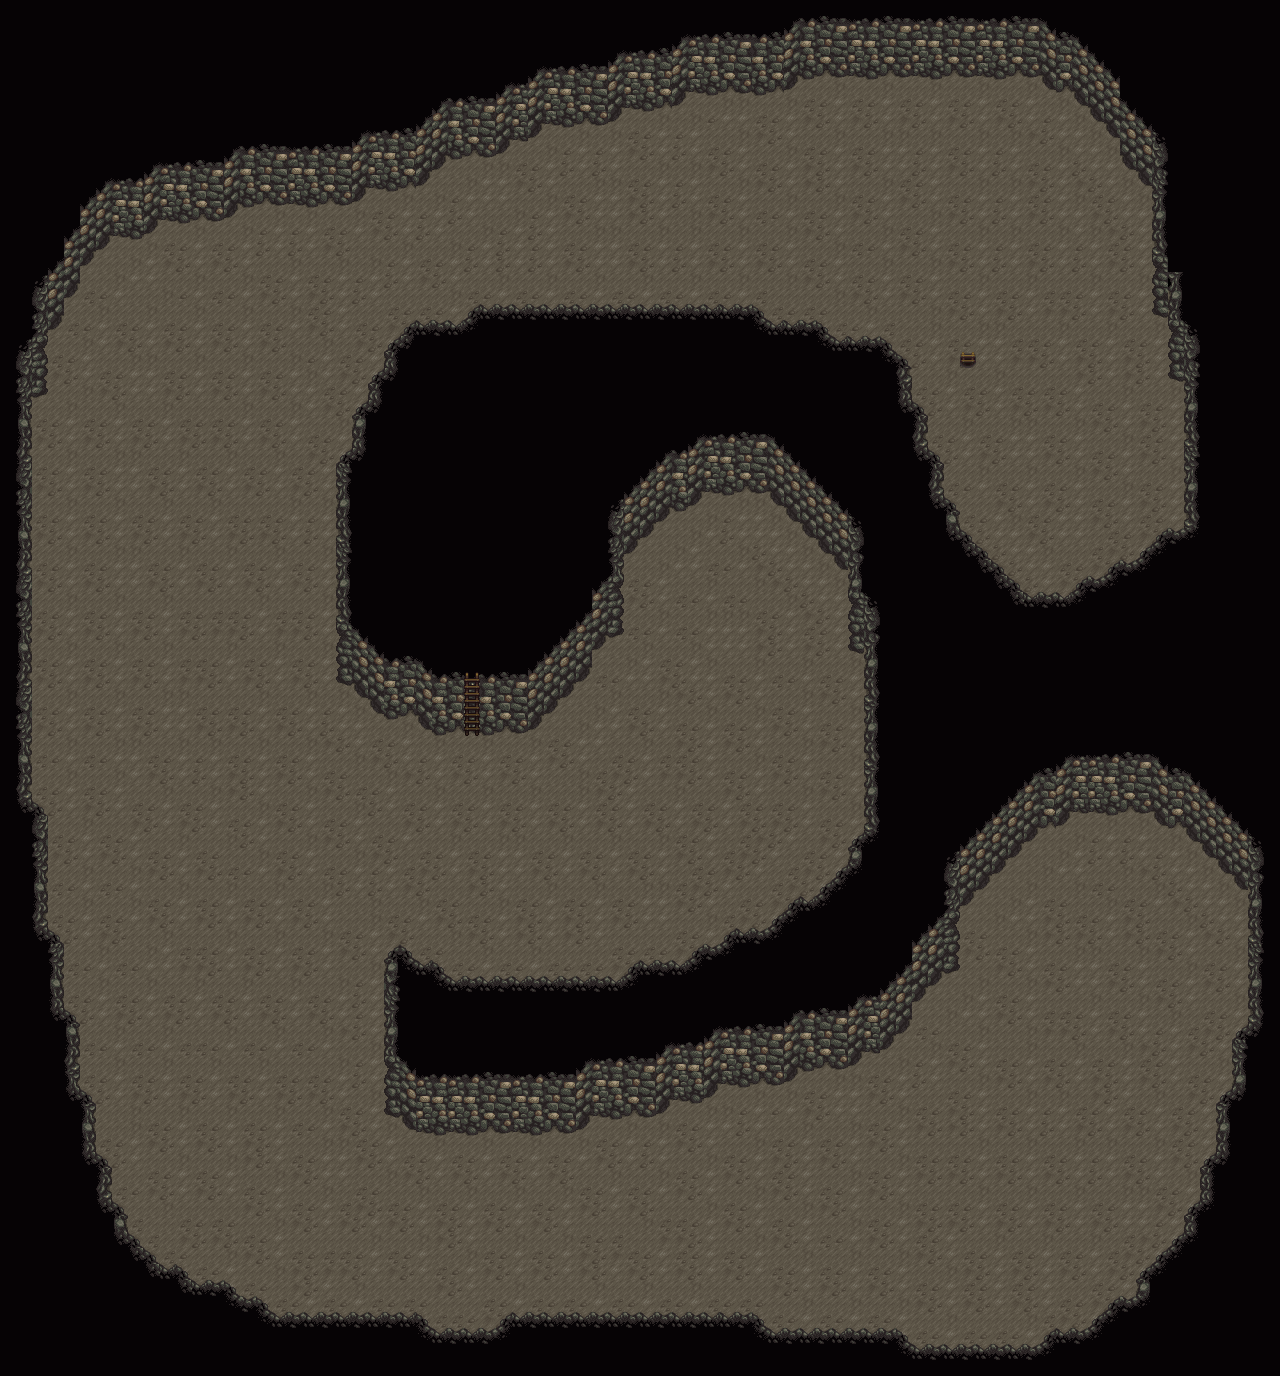

The image is a tile-based game level rendered from a .tmx file. Its description and source (layers, tilesets, objects; grid data summarised) follow:
An orthogonal 80x86 tile map with 16x16 px tiles, 3 tile layers (Back, Buildings, Front).

<map version="1.10" tiledversion="1.11.2" orientation="orthogonal" renderorder="right-down" width="80" height="86" tilewidth="16" tileheight="16" infinite="0" nextlayerid="9" nextobjectid="1">
 <tileset firstgid="1" name="mine_quarryshaft" tilewidth="16" tileheight="16" tilecount="288" columns="16">
  <image source="Mines/mine_quarryshaft.png" width="256" height="288" />
  <tile id="137">
   <properties>
    <property name="Type" value="Stone" />
   </properties>
  </tile>
  <tile id="138">
   <properties>
    <property name="Type" value="Stone" />
   </properties>
  </tile>
  <tile id="139">
   <properties>
    <property name="Type" value="Stone" />
   </properties>
  </tile>
  <tile id="153">
   <properties>
    <property name="Type" value="Stone" />
   </properties>
  </tile>
  <tile id="154">
   <properties>
    <property name="Type" value="Stone" />
   </properties>
  </tile>
  <tile id="155">
   <properties>
    <property name="Type" value="Stone" />
   </properties>
  </tile>
  <tile id="169">
   <properties>
    <property name="Type" value="Stone" />
   </properties>
  </tile>
  <tile id="170">
   <properties>
    <property name="Type" value="Stone" />
   </properties>
  </tile>
  <tile id="171">
   <properties>
    <property name="Type" value="Stone" />
   </properties>
  </tile>
 </tileset>
 <layer id="8" name="Back" width="80" height="86">
  <data>[6880 cells, 4286 non-empty, 10 distinct tile ids]</data>
 </layer>
 <layer id="3" name="Buildings" width="80" height="86">
  <data>[6880 cells, 3034 non-empty, 61 distinct tile ids]</data>
 </layer>
 <layer id="4" name="Front" width="80" height="86">
  <data>[6880 cells, 159 non-empty, 4 distinct tile ids]</data>
 </layer>
 <objectgroup id="5" name="Back" />
 <objectgroup id="6" name="Buildings" />
 <objectgroup id="7" name="Front" />
</map>
